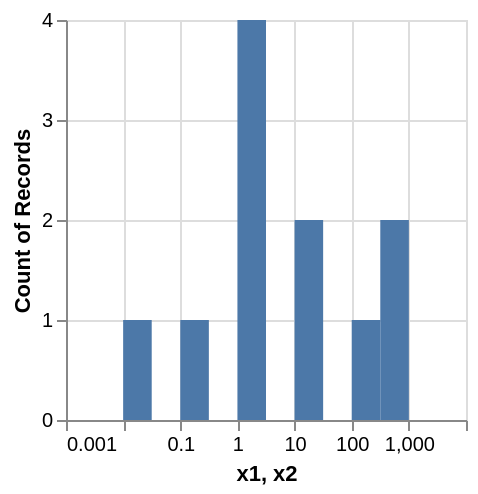

Write the Vega-Lite specification saved for this chart.
### Vega specification from a JSON file in a GitHub repository (floating-point values rounded to 4 significant figures)
{"$schema": "https://vega.github.io/schema/vega/v5.json", "description": "Log-scaled Histogram.  We may improve the support of this. See https://github.com/vega/vega-lite/issues/4792.", "background": "white", "padding": 5, "width": 200, "height": 200, "style": "cell", "data": [{"name": "source_0", "values": [{"x": 0.01}, {"x": 0.1}, {"x": 1}, {"x": 1}, {"x": 1}, {"x": 1}, {"x": 10}, {"x": 10}, {"x": 100}, {"x": 500}, {"x": 800}]}, {"name": "data_0", "source": "source_0", "transform": [{"type": "formula", "expr": "log(datum.x)/log(10)", "as": "log_x"}, {"type": "extent", "field": "log_x", "signal": "bin_maxbins_10_log_x_extent"}, {"type": "bin", "field": "log_x", "as": ["bin_log_x", "bin_log_x_end"], "signal": "bin_maxbins_10_log_x_bins", "extent": {"signal": "bin_maxbins_10_log_x_extent"}, "maxbins": 10}, {"type": "formula", "expr": "pow(10, datum.bin_log_x)", "as": "x1"}, {"type": "formula", "expr": "pow(10, datum.bin_log_x_end)", "as": "x2"}, {"type": "aggregate", "groupby": ["x1", "x2"], "ops": ["count"], "fields": [null], "as": ["__count"]}, {"type": "filter", "expr": "isValid(datum[\"x1\"]) && isFinite(+datum[\"x1\"])"}]}], "marks": [{"name": "marks", "type": "rect", "style": ["bar"], "from": {"data": "data_0"}, "encode": {"update": {"fill": {"value": "#4c78a8"}, "x": {"scale": "x", "field": "x1"}, "x2": {"scale": "x", "field": "x2"}, "y": {"scale": "y", "field": "__count"}, "y2": {"scale": "y", "value": 0}}}}], "scales": [{"name": "x", "type": "log", "domain": {"data": "data_0", "fields": ["x1", "x2"]}, "range": [0, {"signal": "width"}], "base": 10, "nice": true, "padding": 5}, {"name": "y", "type": "linear", "domain": {"data": "data_0", "field": "__count"}, "range": [{"signal": "height"}, 0], "nice": true, "zero": true}], "axes": [{"scale": "x", "orient": "bottom", "tickCount": 5, "gridScale": "y", "grid": true, "domain": false, "labels": false, "maxExtent": 0, "minExtent": 0, "ticks": false, "zindex": 0}, {"scale": "y", "orient": "left", "gridScale": "x", "grid": true, "tickCount": {"signal": "ceil(height/40)"}, "domain": false, "labels": false, "maxExtent": 0, "minExtent": 0, "ticks": false, "zindex": 0}, {"scale": "x", "orient": "bottom", "grid": false, "title": "x1, x2", "tickCount": 5, "labelFlush": true, "labelOverlap": "greedy", "zindex": 0}, {"scale": "y", "orient": "left", "grid": false, "title": "Count of Records", "labelOverlap": true, "tickCount": {"signal": "ceil(height/40)"}, "zindex": 0}]}
